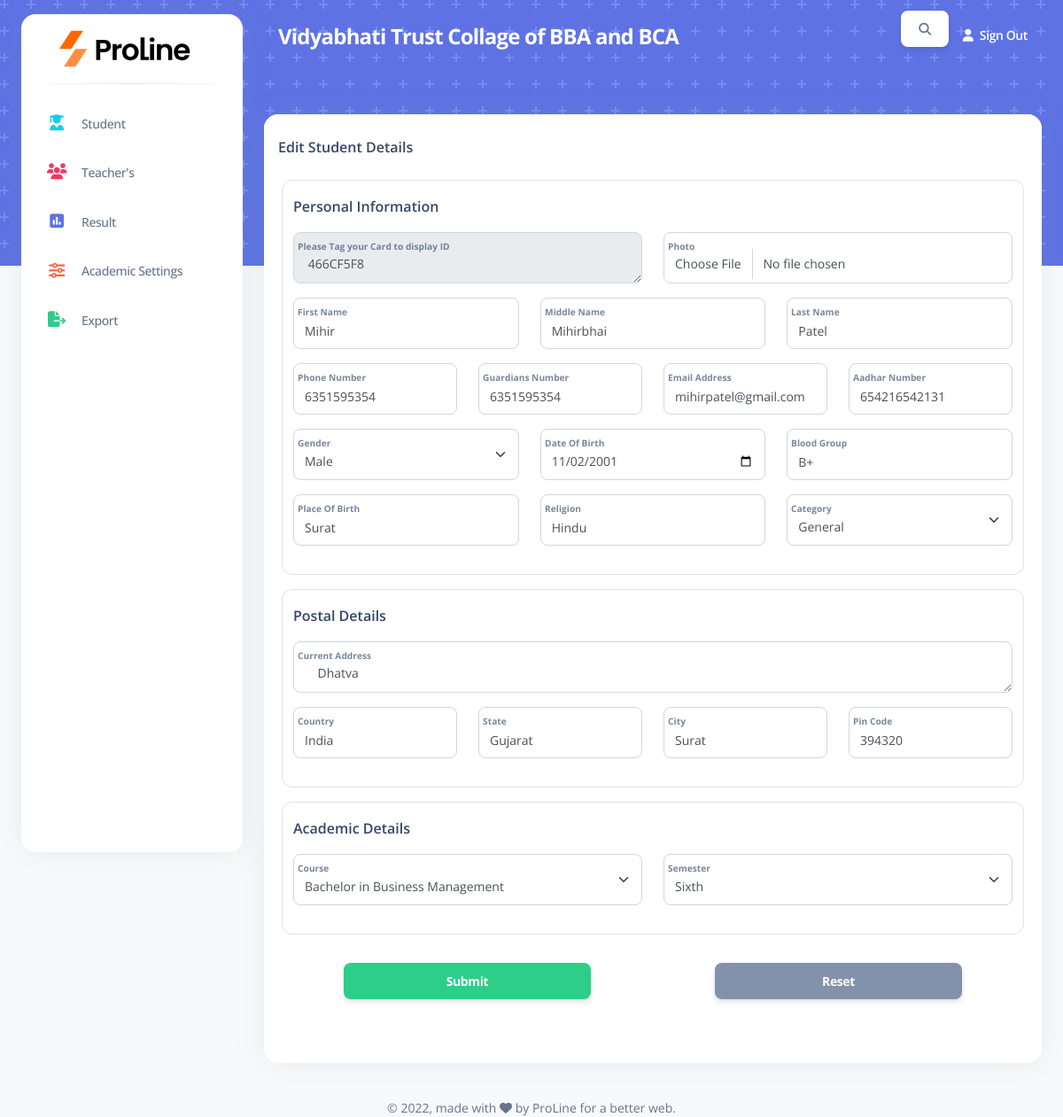
Screenshot of /editstudent.php?SID=466CF5F8 with the database file from the repository.
### tables this page shows
CREATE TABLE `stud_details` (
  `SID` varchar(255) NOT NULL,
  `Photo` varchar(255) NOT NULL,
  `First_Name` varchar(255) NOT NULL,
  `Middle_Name` varchar(255) NOT NULL,
  `Last_Name` varchar(255) NOT NULL,
  `Phone_Number` varchar(255) NOT NULL,
  `Guardians_Number` varchar(255) NOT NULL,
  `Email` varchar(255) NOT NULL,
  `Aadhar_Number` varchar(255) NOT NULL,
  `Gender` varchar(255) NOT NULL,
  `DOB` date NOT NULL,
  `Blood_Group` varchar(255) NOT NULL,
  `POB` varchar(255) NOT NULL,
  `Religion` varchar(255) NOT NULL,
  `Category` varchar(255) NOT NULL,
  `Current_Add` varchar(255) NOT NULL,
  `Country` varchar(255) NOT NULL,
  `State` varchar(255) NOT NULL,
  `City` varchar(255) NOT NULL,
  `PinCode` varchar(255) NOT NULL,
  `Course` varchar(255) NOT NULL,
  `Year` varchar(255) NOT NULL,
  `Semester` varchar(255) DEFAULT NULL
);

### editstudent.php (the view, shortened to what this page needs)
<?php
    $SID = $_GET['SID'];
    include 'Connection.php';
    $q = "select * from stud_details where SID = '$SID'";
    $query = mysqli_query($conn,$q);
    $res = mysqli_fetch_array($query);
    $courses = "select * from courses";
    $c_query = mysqli_query($conn,$courses);
    $semesters = "select * from semesters";
    $s_query = mysqli_query($conn,$semesters);
    $male="";$female="";$other="";$general="";$st="";$sc="";$obc="";
    if($res['Gender']=='Male')
    {
        $male="selected";
    }
    elseif($res['Gender']=='Female')
    {
        $female="selected";
    }
    else
    {
        $other = "selected";
    }
    if($res['Category']=="General")
    {
        $general="selected";
    }
    elseif($res['Category']=="ST")
    {
        $st="selected";
    }
    elseif($res['Category']=="SC")
    {
        $sc="selected";
    }
    else
    {
        $obc="selected";
    }
?>
<!DOCTYPE html>
<html lang="en">
<head>
  <?php include 'includes/links.php'; ?>
</head>
<body class="g-sidenav-show   bg-gray-100">
    <?php include 'includes/side-navbar.php' ?>
  <main class="main-content position-relative border-radius-lg ">
    <?php include 'includes/top-navbar.php' ?>
    <div class="container-fluid py-4">
      <div class="row">
        <div class="col-md-12 mt-4">
            <div class="card h-100 mb-4">
                <div class="card-header pb-0 px-3">
                    <h6 class="mb-0">Edit Student Details</h6>
                </div>
                <div class="card-body pt-4 p-3">
                    <form method="POST" enctype="multipart/form-data">
                        <div class="row border  py-3 mx-1 mb-3 rounded-3">
                        <h6 class="mb-3">Personal Information</h6>
                            <div class="form-floating mb-3 col-6">
                                <textarea class="form-control" placeholder="Please Tag your Card to display ID" id="getSID" name="SID" required readonly> <?php echo $res['SID'] ?> </textarea>
                                <label for="floatingTextarea">Please Tag your Card to display ID</label>
                            </div>
                            <div class="form-floating mb-3 col-6">
                                <input type="file" class="form-control " name = "Photo" id="floatingInput" placeholder="Photo">
                                <label for="floatingInput">Photo</label>
                            </div>
                            <div class="form-floating mb-3 col-4">
                                <input type="text" class="form-control " value = "<?php echo $res['First_Name'] ?>" name = "FirstName" id="floatingInput" required placeholder="First Name">
                                <label for="floatingInput">First Name</label>
                            </div>
                            <div class="form-floating mb-3 col-4">
                                <input type="text" class="form-control " value = "<?php echo $res['Middle_Name'] ?>" name = "MiddleName" id="floatingInput" required placeholder="Middle Name">
                                <label for="floatingInput">Middle Name</label>
                            </div>
                            <div class="form-floating mb-3 col-4">
                                <input type="text" class="form-control " value = "<?php echo $res['Last_Name'] ?>" name = "LastName" id="floatingInput" required placeholder="Last Name">
                                <label for="floatingInput">Last Name</label>
                            </div>
                            <div class="form-floating mb-3 col-3">
                                <input type="text" class="form-control " value = "<?php echo $res['Phone_Number'] ?>" name = "PhoneNumber" pattern="[0-9]{10}" id="floatingInput" required placeholder="Phone Number">
                                <label for="floatingInput">Phone Number</label>
                            </div>
                            <div class="form-floating mb-3 col-3">
                                <input type="text" class="form-control " value = "<?php echo $res['Guardians_Number'] ?>" name = "GuardianNumber" pattern="[0-9]{10}" id="floatingInput" required placeholder="Guardians Number">
                                <label for="floatingInput">Guardians Number</label>
                            </div>
                            <div class="form-floating mb-3 col-3">
                                <input type="text" class="form-control " value = "<?php echo $res['Email'] ?>" name = "Email" id="floatingInput" required placeholder="Email Address">
                                <label for="floatingInput">Email Address</label>
                            </div>
                            <div class="form-floating mb-3 col-3">
                                <input type="text" class="form-control " value = "<?php echo $res['Aadhar_Number'] ?>" name = "AadharNumber" pattern="[0-9]{12}" id="floatingInput" required placeholder="Aadhar Number">
                                <label for="floatingInput">Aadhar Number</label>
                            </div>
                            <div class="form-floating mb-3 col-4">
                                <select class="form-select" id="floatingSelectGrid" name = "Gender" aria-label="Floating label select example">
                                    <option value="Male" <?php echo $male ?> >Male</option>
                                </select>
                                <label for="floatingSelectGrid">Gender</label>
                            </div>
                            <div class="form-floating mb-3 col-4">
                                <input type="date" class="form-control " value = "<?php echo $res['DOB'] ?>" name = "DOB" id="floatingInput" required placeholder="Date of Birth">
                                <label for="floatingInput">Date Of Birth</label>
                            </div>
                            <div class="form-floating mb-3 col-4">
                                <input type="text" class="form-control " value = "<?php echo $res['Blood_Group'] ?>" name = "BloodGroup" id="floatingInput" required placeholder="Blood Group">
                                <label for="floatingInput">Blood Group</label>
                            </div>
                            <div class="form-floating mb-3 col-4">
                                <input type="text" class="form-control " value = "<?php echo $res['POB'] ?>" name = "POB" id="floatingInput" required placeholder="Place of Birth">
                                <label for="floatingInput">Place Of Birth</label>
                            </div>
                            <div class="form-floating mb-3 col-4">
                                <input type="text" class="form-control " value = "<?php echo $res['Religion'] ?>" name = "Religion" id="floatingInput" required placeholder="Religion">
                                <label for="floatingInput">Religion</label>
                            </div>
                            <div class="form-floating mb-3 col-4">
                                <select class="form-select" id="floatingSelectGrid" name = "Category" aria-label="Floating label select example">
                                    <option value="General" <?php echo $general ?> >General</option>
                                </select>
                                <label for="floatingSelectGrid">Category</label>
                            </div>
                        </div>
                        <div class="row border  py-3 mx-1 mb-3 rounded-3">
                            <h6 class="mb-3">Postal Details</h6>
                            <div class="form-floating mb-3 col-12">
                                    <textarea class="form-control" name="CurrentAddress" placeholder="Current Address" required> <?php echo $res['Current_Add'] ?></textarea>
                                    <label for="floatingTextarea">Current Address</label>
                            </div>
                            <div class="form-floating mb-3 col-3">
                                    <input type="text" class="form-control " value = "<?php echo $res['Country'] ?>" name = "Country" id="floatingInput" required placeholder="Country" value="India">
                                    <label for="floatingInput">Country</label>
                            </div>
                            <div class="form-floating mb-3 col-3">
                                <input type="text" class="form-control " value = "<?php echo $res['State'] ?>" name = "State" id="floatingInput" required placeholder="State">
                                <label for="floatingInput">State</label>
                            </div>
                            <div class="form-floating mb-3 col-3">
                                <input type="text" class="form-control " value = "<?php echo $res['City'] ?>" name = "City" id="floatingInput" required placeholder="City">
                                <label for="floatingInput">City</label>
                            </div>
                            <div class="form-floating mb-3 col-3">
                                <input type="text" class="form-control " value = "<?php echo $res['PinCode'] ?>" name = "PinCode" id="floatingInput" required placeholder="Pin Code">
                                <label for="floatingInput">Pin Code</label>
                            </div>
                        </div>
                        <div class="row border  py-3 mx-1 mb-3 rounded-3">
                            <h6 class="mb-3">Academic Details</h6>
                            <div class="form-floating mb-3 col-6">
                                <select class="form-select" id="floatingSelectGrid state" name = "Course" aria-label="Floating label select example" >
                                    <?php
                                        while($c_res = mysqli_fetch_array($c_query))
                                        {
                                            $selected_course = $res['Course'];
                                            $default_course = $c_res['C_Name'];
                                            if($default_course == $selected_course)
                                            {
                                                echo '<option value="'.$c_res['C_Name'].'" selected>'.$c_res['C_Name'].'</option>';
                                            }
                                            else
                                            {
                                                echo '<option value="'.$c_res['C_Name'].'">'.$c_res['C_Name'].'</option>';
                                            }
                                        }
                                    ?>
                                </select>
                                <label for="floatingSelectGrid">Course</label>
                            </div>
                            <div class="form-floating mb-3 col-6">
                                <select class="form-select" id="floatingSelectGrid state" name = "Semester" aria-label="Floating label select example">
                                <?php
                                        while($s_res = mysqli_fetch_array($s_query))
                                        {
                                            $selected_semester = $res['Semester'];
                                            $default_semester = $s_res['S_Name'];
                                            if($default_semester == $selected_semester)
                                            {
                                                echo '<option value="'.$s_res['S_Name'].'" selected>'.$s_res['S_Name'].'</option>';
                                            }
                                            else
                                            {
                                                echo '<option value="'.$s_res['S_Name'].'">'.$s_res['S_Name'].'</option>';
                                            }
                                        }
                                    ?>
                                </select>
                                <label for="floatingSelectGrid">Semester</label>
                            </div>
                        </div>
                        <div class="row py-3 mx-1 d-flex justify-content-around">
                            <button type="submit" class="btn btn-success col-4" name="Submit" > Submit </button>
                            <button type="reset" class="btn btn-secondary col-4" > Reset </button>
                        </div>
                    </form>
                </div>
            </div>
            </div>
        </div>
      </div>
  </main>
  <?php include 'includes/footer.php'?>
</body>
</html>

### rows the page displays
stud_details: SID "466CF5F8", FirstName "Mihir", MiddleName "Mihirbhai", LastName "Patel", PhoneNumber "6351595354", GuardianNumber "6351595354", Email "mihirpatel@gmail.com", AadharNumber "654216542131", DOB "11/02/2001", BloodGroup "B+", POB "Surat", Religion "Hindu", CurrentAddress "Dhatva", Country "India", State "Gujarat", City "Surat", PinCode "394320"

### other values shown
form field Course "Bachelor in Business Management"
form field Semester "Sixth"
